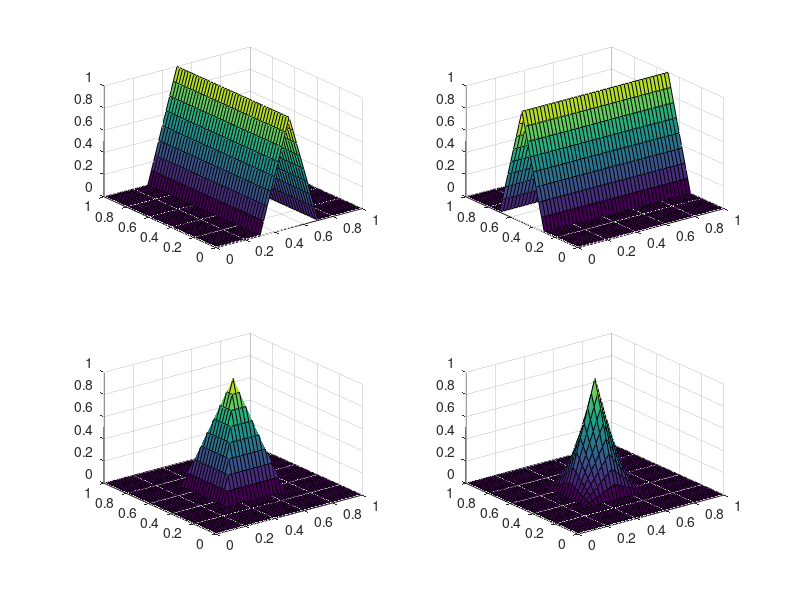

The MATLAB script that drew this image:
[X,Y]=meshgrid(0:0.025:1);

Tx=max(0,min((X-0.3)/0.2,1-(X-0.5)./0.2));

Ty=max(0,min((Y-0.3)/0.2,1-(Y-0.5)./0.2));

Z=min(Tx,Ty);

figure(1);
subplot(2,2,1);
surf(X,Y,Tx);
subplot(2,2,2);
surf(X,Y,Ty);
subplot(2,2,3);
surf(X,Y,Z);
subplot(2,2,4);
surf(X,Y,Tx.*Ty);